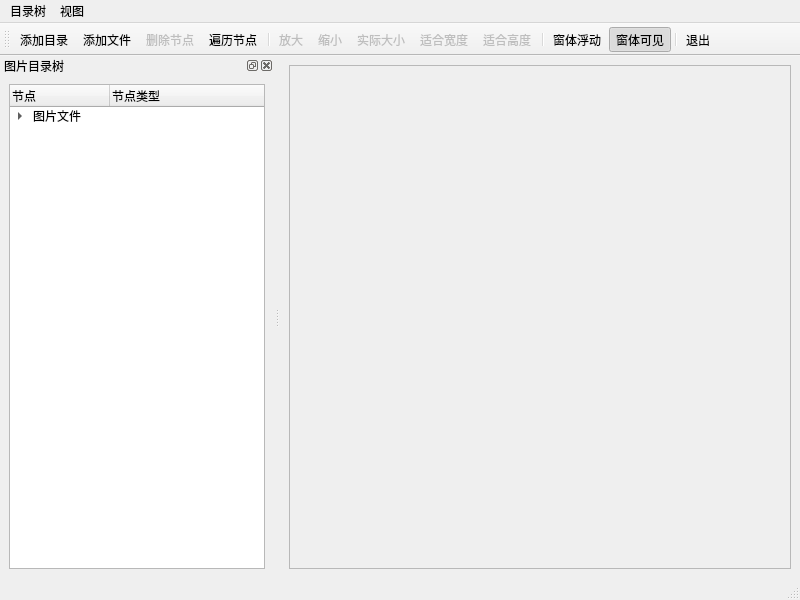
<?xml version="1.0" encoding="UTF-8"?>
<ui version="4.0">
 <class>MainWindow</class>
 <widget class="QMainWindow" name="MainWindow">
  <property name="geometry">
   <rect>
    <x>0</x>
    <y>0</y>
    <width>800</width>
    <height>600</height>
   </rect>
  </property>
  <property name="windowTitle">
   <string>MainWindow</string>
  </property>
  <widget class="QWidget" name="centralwidget">
   <layout class="QVBoxLayout" name="verticalLayout">
    <item>
     <widget class="QScrollArea" name="scrollArea">
      <property name="widgetResizable">
       <bool>true</bool>
      </property>
      <widget class="QWidget" name="scrollAreaWidgetContents">
       <property name="geometry">
        <rect>
         <x>0</x>
         <y>0</y>
         <width>505</width>
         <height>482</height>
        </rect>
       </property>
       <layout class="QVBoxLayout" name="verticalLayout_3">
        <item>
         <widget class="QLabel" name="LabPicture">
          <property name="contextMenuPolicy">
           <enum>Qt::DefaultContextMenu</enum>
          </property>
          <property name="layoutDirection">
           <enum>Qt::LeftToRight</enum>
          </property>
          <property name="text">
           <string/>
          </property>
          <property name="alignment">
           <set>Qt::AlignCenter</set>
          </property>
         </widget>
        </item>
       </layout>
      </widget>
     </widget>
    </item>
   </layout>
  </widget>
  <widget class="QMenuBar" name="menubar">
   <property name="geometry">
    <rect>
     <x>0</x>
     <y>0</y>
     <width>800</width>
     <height>21</height>
    </rect>
   </property>
   <widget class="QMenu" name="menu">
    <property name="title">
     <string>目录树</string>
    </property>
    <addaction name="actAddFolder"/>
    <addaction name="actAddFiles"/>
    <addaction name="actDeleteItem"/>
    <addaction name="actScanItems"/>
    <addaction name="separator"/>
    <addaction name="actQuit"/>
   </widget>
   <widget class="QMenu" name="menu_2">
    <property name="title">
     <string>视图</string>
    </property>
    <addaction name="actZoomIn"/>
    <addaction name="actZoomOut"/>
    <addaction name="actZoomRealSize"/>
    <addaction name="actZoomFitH"/>
    <addaction name="actZoomFitW"/>
   </widget>
   <addaction name="menu"/>
   <addaction name="menu_2"/>
  </widget>
  <widget class="QStatusBar" name="statusbar"/>
  <widget class="QToolBar" name="toolBar">
   <property name="contextMenuPolicy">
    <enum>Qt::ActionsContextMenu</enum>
   </property>
   <property name="windowTitle">
    <string>toolBar</string>
   </property>
   <property name="orientation">
    <enum>Qt::Horizontal</enum>
   </property>
   <property name="toolButtonStyle">
    <enum>Qt::ToolButtonTextUnderIcon</enum>
   </property>
   <attribute name="toolBarArea">
    <enum>TopToolBarArea</enum>
   </attribute>
   <attribute name="toolBarBreak">
    <bool>false</bool>
   </attribute>
   <addaction name="actAddFolder"/>
   <addaction name="actAddFiles"/>
   <addaction name="actDeleteItem"/>
   <addaction name="actScanItems"/>
   <addaction name="separator"/>
   <addaction name="actZoomIn"/>
   <addaction name="actZoomOut"/>
   <addaction name="actZoomRealSize"/>
   <addaction name="actZoomFitW"/>
   <addaction name="actZoomFitH"/>
   <addaction name="separator"/>
   <addaction name="actDockFloat"/>
   <addaction name="actDockVisible"/>
   <addaction name="separator"/>
   <addaction name="actQuit"/>
  </widget>
  <widget class="QDockWidget" name="dockWidget">
   <property name="allowedAreas">
    <set>Qt::LeftDockWidgetArea|Qt::RightDockWidgetArea</set>
   </property>
   <property name="windowTitle">
    <string>图片目录树</string>
   </property>
   <attribute name="dockWidgetArea">
    <number>1</number>
   </attribute>
   <widget class="QWidget" name="dockWidgetContents">
    <layout class="QVBoxLayout" name="verticalLayout_2">
     <item>
      <widget class="QTreeWidget" name="treeFiles">
       <column>
        <property name="text">
         <string>节点</string>
        </property>
       </column>
       <column>
        <property name="text">
         <string>节点类型</string>
        </property>
       </column>
       <item>
        <property name="text">
         <string>图片文件</string>
        </property>
        <property name="icon">
         <iconset resource="res.qrc">
          <normaloff>:/images/icons/15.ico</normaloff>:/images/icons/15.ico</iconset>
        </property>
        <property name="text">
         <string/>
        </property>
        <item>
         <property name="text">
          <string>分组节点</string>
         </property>
         <property name="icon">
          <iconset resource="res.qrc">
           <normaloff>:/images/icons/open3.bmp</normaloff>:/images/icons/open3.bmp</iconset>
         </property>
         <item>
          <property name="text">
           <string>图片节点</string>
          </property>
          <property name="icon">
           <iconset resource="res.qrc">
            <normaloff>:/images/icons/31.ico</normaloff>:/images/icons/31.ico</iconset>
          </property>
          <property name="text">
           <string/>
          </property>
         </item>
        </item>
        <item>
         <property name="text">
          <string>分组2</string>
         </property>
         <item>
          <property name="text">
           <string>图片节点2</string>
          </property>
          <property name="icon">
           <iconset resource="res.qrc">
            <normaloff>:/images/icons/31.ico</normaloff>:/images/icons/31.ico</iconset>
          </property>
         </item>
        </item>
       </item>
      </widget>
     </item>
    </layout>
   </widget>
  </widget>
  <action name="actAddFolder">
   <property name="icon">
    <iconset resource="res.qrc">
     <normaloff>:/images/icons/open3.bmp</normaloff>:/images/icons/open3.bmp</iconset>
   </property>
   <property name="text">
    <string>添加目录...</string>
   </property>
   <property name="toolTip">
    <string>添加目录</string>
   </property>
   <property name="shortcut">
    <string>Ctrl+F</string>
   </property>
  </action>
  <action name="actAddFiles">
   <property name="icon">
    <iconset resource="res.qrc">
     <normaloff>:/images/icons/824.bmp</normaloff>:/images/icons/824.bmp</iconset>
   </property>
   <property name="text">
    <string>添加文件...</string>
   </property>
   <property name="toolTip">
    <string>添加文件</string>
   </property>
   <property name="shortcut">
    <string>Ctrl+N</string>
   </property>
  </action>
  <action name="actZoomIn">
   <property name="enabled">
    <bool>false</bool>
   </property>
   <property name="icon">
    <iconset resource="res.qrc">
     <normaloff>:/images/icons/418.bmp</normaloff>:/images/icons/418.bmp</iconset>
   </property>
   <property name="text">
    <string>放大</string>
   </property>
   <property name="toolTip">
    <string>放大图片</string>
   </property>
   <property name="shortcut">
    <string>Ctrl+I</string>
   </property>
  </action>
  <action name="actZoomOut">
   <property name="enabled">
    <bool>false</bool>
   </property>
   <property name="icon">
    <iconset resource="res.qrc">
     <normaloff>:/images/icons/416.bmp</normaloff>:/images/icons/416.bmp</iconset>
   </property>
   <property name="text">
    <string>缩小</string>
   </property>
   <property name="toolTip">
    <string>缩小图片</string>
   </property>
   <property name="shortcut">
    <string>Ctrl+O</string>
   </property>
  </action>
  <action name="actZoomRealSize">
   <property name="enabled">
    <bool>false</bool>
   </property>
   <property name="icon">
    <iconset resource="res.qrc">
     <normaloff>:/images/icons/414.bmp</normaloff>:/images/icons/414.bmp</iconset>
   </property>
   <property name="text">
    <string>实际大小</string>
   </property>
   <property name="toolTip">
    <string>图片实际大小显示</string>
   </property>
  </action>
  <action name="actZoomFitW">
   <property name="enabled">
    <bool>false</bool>
   </property>
   <property name="icon">
    <iconset resource="res.qrc">
     <normaloff>:/images/icons/424.bmp</normaloff>:/images/icons/424.bmp</iconset>
   </property>
   <property name="text">
    <string>适合宽度</string>
   </property>
   <property name="toolTip">
    <string>适合宽度显示</string>
   </property>
   <property name="shortcut">
    <string>Ctrl+W</string>
   </property>
  </action>
  <action name="actDeleteItem">
   <property name="enabled">
    <bool>false</bool>
   </property>
   <property name="icon">
    <iconset resource="res.qrc">
     <normaloff>:/images/icons/delete1.bmp</normaloff>:/images/icons/delete1.bmp</iconset>
   </property>
   <property name="text">
    <string>删除节点</string>
   </property>
   <property name="toolTip">
    <string>删除节点</string>
   </property>
  </action>
  <action name="actQuit">
   <property name="icon">
    <iconset resource="res.qrc">
     <normaloff>:/images/icons/exit.bmp</normaloff>:/images/icons/exit.bmp</iconset>
   </property>
   <property name="text">
    <string>退出</string>
   </property>
   <property name="toolTip">
    <string>退出本系统</string>
   </property>
  </action>
  <action name="actZoomFitH">
   <property name="enabled">
    <bool>false</bool>
   </property>
   <property name="icon">
    <iconset resource="res.qrc">
     <normaloff>:/images/icons/426.bmp</normaloff>:/images/icons/426.bmp</iconset>
   </property>
   <property name="text">
    <string>适合高度</string>
   </property>
   <property name="shortcut">
    <string>Ctrl+H</string>
   </property>
  </action>
  <action name="actScanItems">
   <property name="icon">
    <iconset resource="res.qrc">
     <normaloff>:/images/icons/fold.bmp</normaloff>:/images/icons/fold.bmp</iconset>
   </property>
   <property name="text">
    <string>遍历节点</string>
   </property>
   <property name="toolTip">
    <string>遍历节点</string>
   </property>
  </action>
  <action name="actDockVisible">
   <property name="checkable">
    <bool>true</bool>
   </property>
   <property name="checked">
    <bool>true</bool>
   </property>
   <property name="icon">
    <iconset resource="res.qrc">
     <normaloff>:/images/icons/414.bmp</normaloff>:/images/icons/414.bmp</iconset>
   </property>
   <property name="text">
    <string>窗体可见</string>
   </property>
   <property name="toolTip">
    <string>窗体可见</string>
   </property>
  </action>
  <action name="actDockFloat">
   <property name="checkable">
    <bool>true</bool>
   </property>
   <property name="checked">
    <bool>false</bool>
   </property>
   <property name="icon">
    <iconset resource="res.qrc">
     <normaloff>:/images/icons/814.bmp</normaloff>:/images/icons/814.bmp</iconset>
   </property>
   <property name="text">
    <string>窗体浮动</string>
   </property>
   <property name="toolTip">
    <string>窗体浮动</string>
   </property>
  </action>
 </widget>
 <resources>
  <include location="res.qrc"/>
 </resources>
 <connections/>
</ui>
